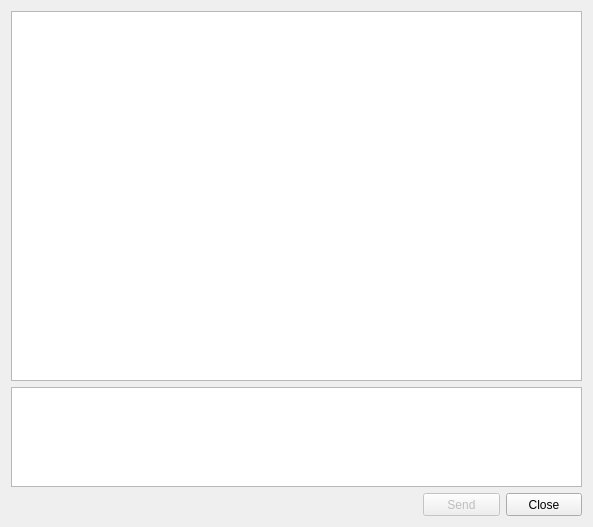
<?xml version="1.0" encoding="UTF-8"?>
<ui version="4.0">
 <class>Form</class>
 <widget class="QWidget" name="Form">
  <property name="geometry">
   <rect>
    <x>0</x>
    <y>0</y>
    <width>593</width>
    <height>527</height>
   </rect>
  </property>
  <property name="windowTitle">
   <string>Form</string>
  </property>
  <layout class="QGridLayout" name="gridLayout">
   <item row="0" column="0" colspan="3">
    <widget class="QTextEdit" name="chatLog">
     <property name="minimumSize">
      <size>
       <width>100</width>
       <height>50</height>
      </size>
     </property>
     <property name="readOnly">
      <bool>true</bool>
     </property>
    </widget>
   </item>
   <item row="1" column="0" colspan="3">
    <widget class="QPlainTextEdit" name="messageField">
     <property name="sizePolicy">
      <sizepolicy hsizetype="Expanding" vsizetype="Expanding">
       <horstretch>0</horstretch>
       <verstretch>0</verstretch>
      </sizepolicy>
     </property>
     <property name="minimumSize">
      <size>
       <width>100</width>
       <height>50</height>
      </size>
     </property>
     <property name="maximumSize">
      <size>
       <width>16777215</width>
       <height>100</height>
      </size>
     </property>
     <property name="sizeIncrement">
      <size>
       <width>0</width>
       <height>0</height>
      </size>
     </property>
    </widget>
   </item>
   <item row="2" column="0">
    <spacer name="horizontalSpacer">
     <property name="orientation">
      <enum>Qt::Horizontal</enum>
     </property>
     <property name="sizeHint" stdset="0">
      <size>
       <width>410</width>
       <height>20</height>
      </size>
     </property>
    </spacer>
   </item>
   <item row="2" column="1">
    <widget class="QPushButton" name="sendButton">
     <property name="enabled">
      <bool>false</bool>
     </property>
     <property name="sizePolicy">
      <sizepolicy hsizetype="Fixed" vsizetype="Fixed">
       <horstretch>0</horstretch>
       <verstretch>0</verstretch>
      </sizepolicy>
     </property>
     <property name="minimumSize">
      <size>
       <width>75</width>
       <height>23</height>
      </size>
     </property>
     <property name="text">
      <string>Send</string>
     </property>
    </widget>
   </item>
   <item row="2" column="2">
    <widget class="QPushButton" name="closeButton">
     <property name="sizePolicy">
      <sizepolicy hsizetype="Fixed" vsizetype="Fixed">
       <horstretch>0</horstretch>
       <verstretch>0</verstretch>
      </sizepolicy>
     </property>
     <property name="minimumSize">
      <size>
       <width>75</width>
       <height>23</height>
      </size>
     </property>
     <property name="text">
      <string>Close</string>
     </property>
    </widget>
   </item>
  </layout>
 </widget>
 <resources/>
 <connections/>
</ui>
